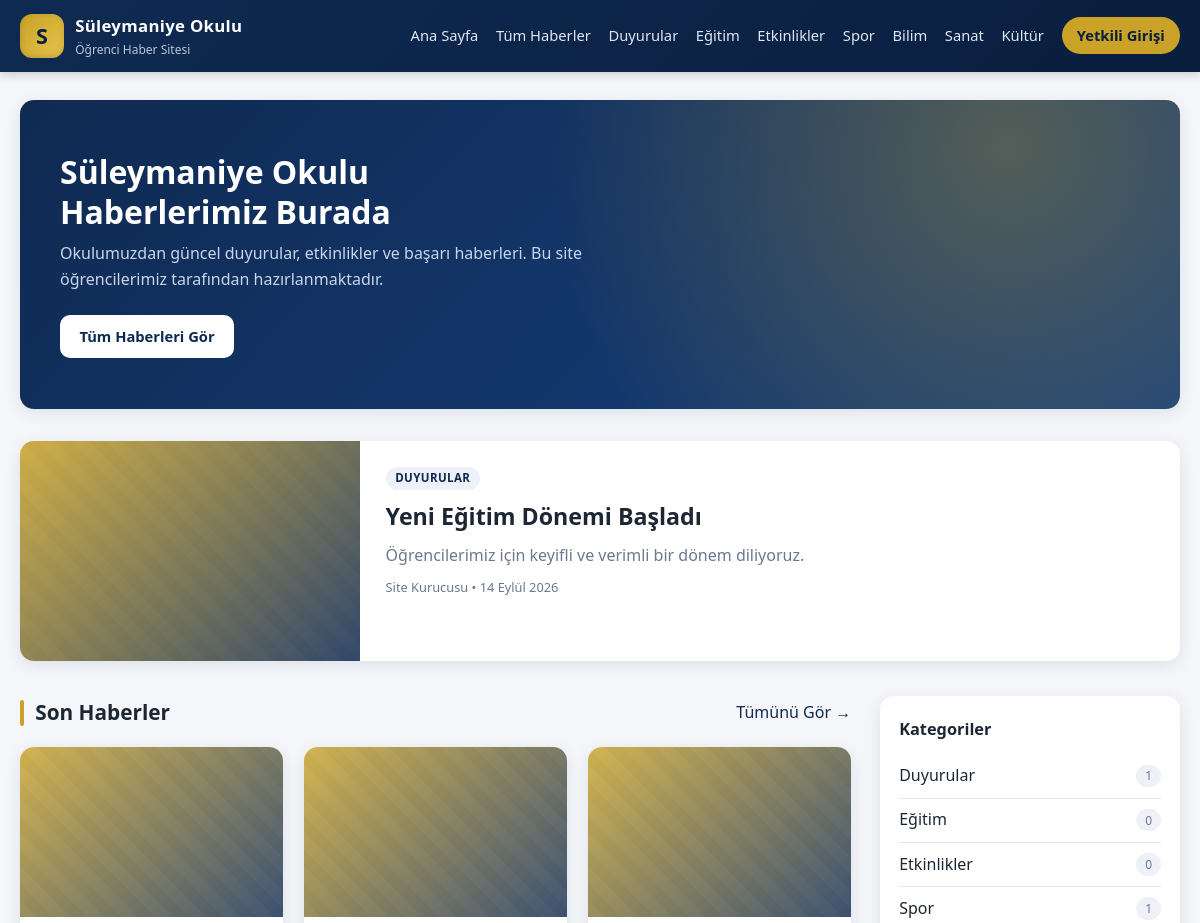
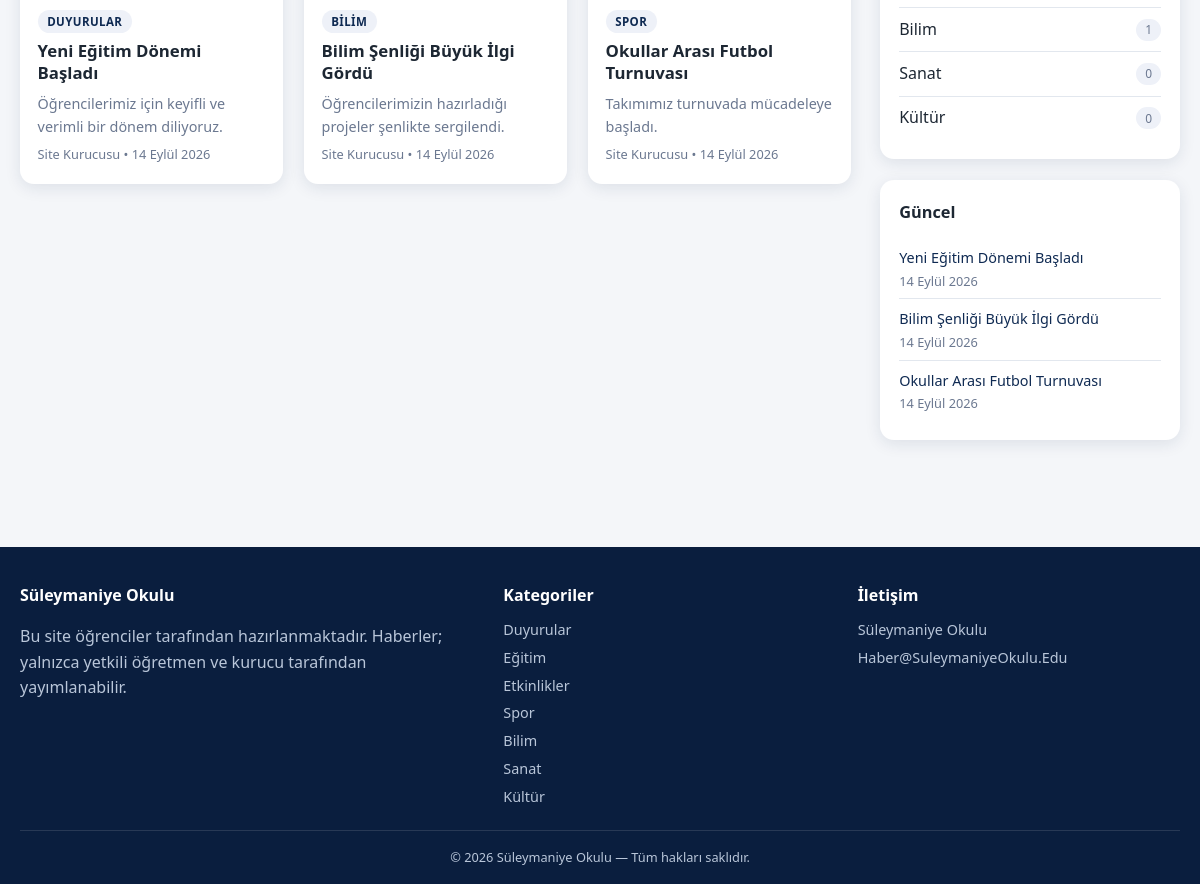
The page / on the database its author committed (2 pictures, top to bottom).
### tables this page shows
CREATE TABLE articles (
                id INTEGER PRIMARY KEY AUTOINCREMENT,
                title TEXT NOT NULL,
                category TEXT DEFAULT 'duyurular',
                summary TEXT DEFAULT '',
                content TEXT NOT NULL,
                image TEXT DEFAULT '',
                author_id INTEGER NOT NULL,
                author_name TEXT DEFAULT '',
                views INTEGER NOT NULL DEFAULT 0,
                status TEXT NOT NULL DEFAULT 'published',
                created_at TEXT NOT NULL,
                updated_at TEXT NOT NULL
            );

### app.py (the view)
@app.route("/")
def index():
    featured = None
    with _lock:
        conn = _conn()
        rows = conn.execute(
            "SELECT * FROM articles WHERE status = 'published' ORDER BY views DESC, created_at DESC LIMIT 1"
        ).fetchone()
        if rows:
            featured = dict(rows)
        articles = [
            dict(r)
            for r in conn.execute(
                "SELECT * FROM articles WHERE status = 'published' ORDER BY created_at DESC LIMIT 9"
            ).fetchall()
        ]
        latest_sidebar = [
            dict(r)
            for r in conn.execute(
                "SELECT id, title, category, created_at FROM articles WHERE status = 'published' ORDER BY created_at DESC LIMIT 5"
            ).fetchall()
        ]
        conn.close()
    return render_template(
        "index.html",
        featured=featured,
        articles=articles,
        latest_sidebar=latest_sidebar,
    )

### app.py (called while the page is built, shortened)
def _conn():
    conn = sqlite3.connect(DB_PATH)
    conn.row_factory = sqlite3.Row
    return conn

def current_user():
    uid = session.get("user_id")
    if not uid:
        return None

def category_totals():
    with _lock:
        conn = _conn()
        rows = conn.execute(
            "SELECT category, COUNT(*) AS c FROM articles WHERE status = 'published' GROUP BY category"
        ).fetchall()
        conn.close()
    totals = {slug: 0 for slug in CATEGORIES}
    for r in rows:
        totals[r["category"]] = r["c"]
    return totals

@app.template_filter("trdate")
def trdate_filter(value):
    try:
        d = datetime.fromisoformat(value)
    except (ValueError, TypeError):
        return value or ""
    return f"{d.day} {TR_MONTHS[d.month]} {d.year}"

@app.template_filter("catname")
def catname_filter(slug):
    return CATEGORIES.get(slug or "", "Genel")

@app.context_processor
def inject_globals():
    return {
        "categories": CATEGORIES,
        "category_totals": category_totals(),
        "now_year": datetime.now().year,
        "role_labels": ROLE_LABELS,
        "user": current_user(),
    }

### templates/index.html (shortened to what this page needs)
{% extends "base.html" %}
{% block content %}
<section class="hero">
  <div class="hero-content">
    <h1>Süleymaniye Okulu<br>Haberlerimiz Burada</h1>
    <p>Okulumuzdan güncel duyurular, etkinlikler ve başarı haberleri. Bu site öğrencilerimiz tarafından hazırlanmaktadır.</p>
    <a href="{{ url_for('all_articles') }}" class="btn btn-light">Tüm Haberleri Gör</a>
  </div>
</section>
{% if featured %}
<section class="featured">
  <a href="{{ url_for('article_detail', article_id=featured.id) }}" class="featured-card">
    {% if featured.image %}
      <div class="featured-img" style="background-image:url('{{ url_for('static', filename='uploads/' ~ featured.image) }}')"></div>
    {% else %}
      <div class="featured-img featured-img-placeholder"></div>
    {% endif %}
    <div class="featured-body">
      <span class="tag">{{ featured.category | catname }}</span>
      <h2>{{ featured.title }}</h2>
      <p>{{ featured.summary }}</p>
      <span class="meta">{{ featured.author_name }} • {{ featured.created_at | trdate }}</span>
    </div>
  </a>
</section>
{% endif %}
<div class="layout">
  <div class="content-col">
    <div class="section-head">
      <h2 class="section-title">Son Haberler</h2>
      <a href="{{ url_for('all_articles') }}">Tümünü Gör →</a>
    </div>
    <div class="article-grid">
      {% for a in articles %}
        <a href="{{ url_for('article_detail', article_id=a.id) }}" class="card">
          {% if a.image %}
            <div class="card-img" style="background-image:url('{{ url_for('static', filename='uploads/' ~ a.image) }}')"></div>
          {% else %}
            <div class="card-img card-img-placeholder"></div>
          {% endif %}
          <div class="card-body">
            <span class="tag">{{ a.category | catname }}</span>
            <h3>{{ a.title }}</h3>
            <p>{{ a.summary }}</p>
            <span class="meta">{{ a.author_name }} • {{ a.created_at | trdate }}</span>
          </div>
        </a>
      {% endfor %}
    </div>
  </div>
  <aside class="sidebar">
    <div class="side-box">
      <h3>Kategoriler</h3>
      <ul class="cat-list">
        {% for slug, name in categories.items() %}
          <li>
            <a href="{{ url_for('category_page', slug=slug) }}">
              {{ name }} <span class="count">{{ category_totals[slug] }}</span>
            </a>
          </li>
        {% endfor %}
      </ul>
    </div>
    <div class="side-box">
      <h3>Güncel</h3>
      <ul class="mini-list">
        {% for a in latest_sidebar %}
          <li><a href="{{ url_for('article_detail', article_id=a.id) }}">{{ a.title }}</a>
            <span class="meta">{{ a.created_at | trdate }}</span></li>
        {% endfor %}
      </ul>
    </div>
  </aside>
</div>
{% endblock %}

### templates/base.html (shortened to what this page needs)
<!doctype html>
<html lang="tr">
<head>
  <link rel="stylesheet" href="{{ url_for('static', filename='style.css') }}">
</head>
<body>
<header class="site-header">
  <div class="container header-inner">
    <a href="{{ url_for('index') }}" class="brand">
      <span class="brand-badge">S</span>
      <span class="brand-text">
        <strong>Süleymaniye Okulu</strong>
        <small>Öğrenci Haber Sitesi</small>
      </span>
    </a>
    <nav class="main-nav">
      <a href="{{ url_for('index') }}">Ana Sayfa</a>
      <a href="{{ url_for('all_articles') }}">Tüm Haberler</a>
      {% for slug, name in categories.items() %}
        <a href="{{ url_for('category_page', slug=slug) }}">{{ name }}</a>
      {% endfor %}
      {% if session.user_id %}
        <a href="{{ url_for('admin_dashboard') }}" class="nav-cta">Yönetim</a>
        <a href="{{ url_for('admin_logout') }}">Çıkış ({{ session.user_name }})</a>
      {% else %}
        <a href="{{ url_for('admin_login') }}" class="nav-cta">Yetkili Girişi</a>
      {% endif %}
    </nav>
  </div>
</header>
<main class="container main">
  {% block content %}{% endblock %}
</main>
<footer class="site-footer">
  <div class="container">
    <div class="footer-grid">
      <div>
        <p class="footer-title">Süleymaniye Okulu</p>
        <p>Bu site öğrenciler tarafından hazırlanmaktadır. Haberler; yalnızca yetkili öğretmen ve kurucu tarafından yayımlanabilir.</p>
      </div>
      <div>
        <p class="footer-title">Kategoriler</p>
        <div class="footer-links">
          {% for slug, name in categories.items() %}
            <a href="{{ url_for('category_page', slug=slug) }}">{{ name }}</a>
          {% endfor %}
        </div>
      </div>
      <div>
        <p class="footer-title">İletişim</p>
        <div class="footer-links">
          <span>Süleymaniye Okulu</span>
          <span>Haber@SuleymaniyeOkulu.Edu</span>
        </div>
      </div>
    </div>
    <p class="copyright">© {{ now_year }} Süleymaniye Okulu — Tüm hakları saklıdır.</p>
  </div>
</footer>
</body>
</html>

### rows shown on the page
articles: category|catname "DUYURULAR", title "Yeni Eğitim Dönemi Başladı", summary "Öğrencilerimiz için keyifli ve verimli bir dönem diliyoruz.", author_name "Site Kurucusu", created_at|trdate "14 Eylül 2026", category "Duyurular", category_totals "1"
articles: category|catname "BILIM", title "Bilim Şenliği Büyük İlgi Gördü", summary "Öğrencilerimizin hazırladığı projeler şenlikte sergilendi.", author_name "Site Kurucusu", created_at|trdate "14 Eylül 2026", category "Bilim", author "1"
articles: category|catname "SPOR", title "Okullar Arası Futbol Turnuvası", summary "Takımımız turnuvada mücadeleye başladı.", author_name "Site Kurucusu", created_at|trdate "14 Eylül 2026", category "Spor", author "1"

### other values the page prints
{{ name }} "Duyurular" "Eğitim" "Etkinlikler" "Spor" "Bilim" "Sanat" "Kültür"
{{ name }} "Eğitim" "Etkinlikler" "Sanat" "Kültür"
{{ category_totals[slug] }} "0" "0" "0" "0"
